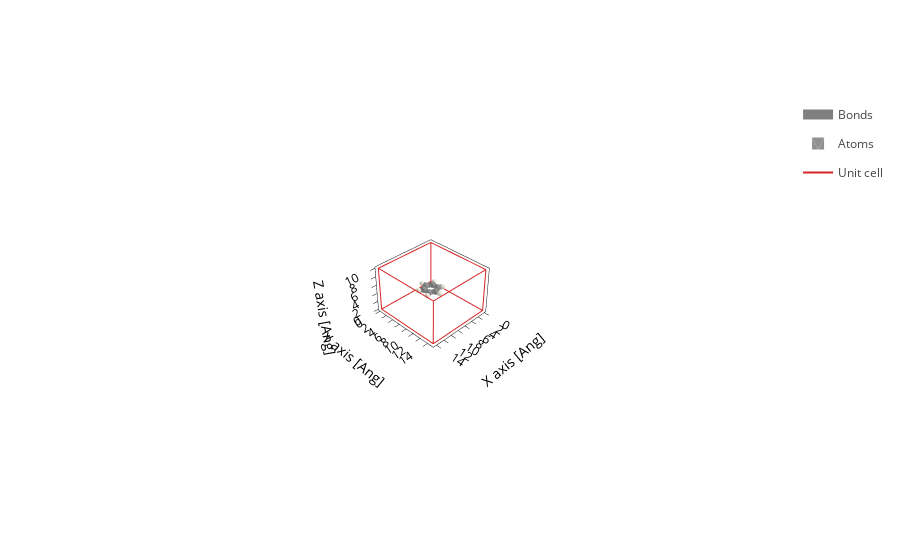

The notebook cell saved with this chart:
### Code cell
ben_centered.plot()

### Figure 1 — Plotly figure (JSON) as saved in the notebook; plotly's stock layout.template omitted (floating-point values rounded to 4 significant figures; data arrays with more than 128 entries replaced by an {"elided": "..."} marker saying what was removed)
{"data": [{"line": {"color": "gray", "width": 10}, "meta": {}, "mode": "lines", "name": "Bonds", "opacity": 1, "type": "scatter3d", "x": {"elided": "252 float values"}, "y": {"elided": "252 float values"}, "z": {"elided": "252 float values"}}, {"alphahull": 0, "color": "#909090", "hovertemplate": "%{meta.position}", "legendgroup": "Atoms", "meta": {"meta": {"Atoms_i": 0}, "position": "(8.23, 7.71, 5.00)"}, "name": "Atoms", "opacity": 1, "showlegend": true, "showscale": false, "type": "mesh3d", "x": {"elided": "225 float values"}, "y": {"elided": "225 float values"}, "z": {"elided": "225 float values"}}, {"alphahull": 0, "color": "#EDEADE", "hovertemplate": "%{meta.position}", "legendgroup": "Atoms", "meta": {"meta": {"Atoms_i": 1}, "position": "(9.20, 8.27, 5.00)"}, "name": "Atoms", "opacity": 1, "showlegend": false, "showscale": false, "type": "mesh3d", "x": {"elided": "225 float values"}, "y": {"elided": "225 float values"}, "z": {"elided": "225 float values"}}, {"alphahull": 0, "color": "#909090", "hovertemplate": "%{meta.position}", "legendgroup": "Atoms", "meta": {"meta": {"Atoms_i": 2}, "position": "(7.00, 8.42, 5.00)"}, "name": "Atoms", "opacity": 1, "showlegend": false, "showscale": false, "type": "mesh3d", "x": {"elided": "225 float values"}, "y": {"elided": "225 float values"}, "z": {"elided": "225 float values"}}, {"alphahull": 0, "color": "#EDEADE", "hovertemplate": "%{meta.position}", "legendgroup": "Atoms", "meta": {"meta": {"Atoms_i": 3}, "position": "(7.00, 9.54, 5.00)"}, "name": "Atoms", "opacity": 1, "showlegend": false, "showscale": false, "type": "mesh3d", "x": {"elided": "225 float values"}, "y": {"elided": "225 float values"}, "z": {"elided": "225 float values"}}, {"alphahull": 0, "color": "#909090", "hovertemplate": "%{meta.position}", "legendgroup": "Atoms", "meta": {"meta": {"Atoms_i": 4}, "position": "(5.77, 7.71, 5.00)"}, "name": "Atoms", "opacity": 1, "showlegend": false, "showscale": false, "type": "mesh3d", "x": {"elided": "225 float values"}, "y": {"elided": "225 float values"}, "z": {"elided": "225 float values"}}, {"alphahull": 0, "color": "#EDEADE", "hovertemplate": "%{meta.position}", "legendgroup": "Atoms", "meta": {"meta": {"Atoms_i": 5}, "position": "(4.80, 8.27, 5.00)"}, "name": "Atoms", "opacity": 1, "showlegend": false, "showscale": false, "type": "mesh3d", "x": {"elided": "225 float values"}, "y": {"elided": "225 float values"}, "z": {"elided": "225 float values"}}, {"alphahull": 0, "color": "#909090", "hovertemplate": "%{meta.position}", "legendgroup": "Atoms", "meta": {"meta": {"Atoms_i": 6}, "position": "(5.77, 6.29, 5.00)"}, "name": "Atoms", "opacity": 1, "showlegend": false, "showscale": false, "type": "mesh3d", "x": {"elided": "225 float values"}, "y": {"elided": "225 float values"}, "z": {"elided": "225 float values"}}, {"alphahull": 0, "color": "#EDEADE", "hovertemplate": "%{meta.position}", "legendgroup": "Atoms", "meta": {"meta": {"Atoms_i": 7}, "position": "(4.80, 5.73, 5.00)"}, "name": "Atoms", "opacity": 1, "showlegend": false, "showscale": false, "type": "mesh3d", "x": {"elided": "225 float values"}, "y": {"elided": "225 float values"}, "z": {"elided": "225 float values"}}, {"alphahull": 0, "color": "#909090", "hovertemplate": "%{meta.position}", "legendgroup": "Atoms", "meta": {"meta": {"Atoms_i": 8}, "position": "(7.00, 5.58, 5.00)"}, "name": "Atoms", "opacity": 1, "showlegend": false, "showscale": false, "type": "mesh3d", "x": {"elided": "225 float values"}, "y": {"elided": "225 float values"}, "z": {"elided": "225 float values"}}, {"alphahull": 0, "color": "#EDEADE", "hovertemplate": "%{meta.position}", "legendgroup": "Atoms", "meta": {"meta": {"Atoms_i": 9}, "position": "(7.00, 4.46, 5.00)"}, "name": "Atoms", "opacity": 1, "showlegend": false, "showscale": false, "type": "mesh3d", "x": {"elided": "225 float values"}, "y": {"elided": "225 float values"}, "z": {"elided": "225 float values"}}, {"alphahull": 0, "color": "#909090", "hovertemplate": "%{meta.position}", "legendgroup": "Atoms", "meta": {"meta": {"Atoms_i": 10}, "position": "(8.23, 6.29, 5.00)"}, "name": "Atoms", "opacity": 1, "showlegend": false, "showscale": false, "type": "mesh3d", "x": {"elided": "225 float values"}, "y": {"elided": "225 float values"}, "z": {"elided": "225 float values"}}, {"alphahull": 0, "color": "#EDEADE", "hovertemplate": "%{meta.position}", "legendgroup": "Atoms", "meta": {"meta": {"Atoms_i": 11}, "position": "(9.20, 5.73, 5.00)"}, "name": "Atoms", "opacity": 1, "showlegend": false, "showscale": false, "type": "mesh3d", "x": {"elided": "225 float values"}, "y": {"elided": "225 float values"}, "z": {"elided": "225 float values"}}, {"meta": {}, "mode": "lines", "name": "Unit cell", "type": "scatter3d", "x": [0.0, 0.0, 14.4, 14.4, 0.0, 0.0, NaN, 0.0, 0.0, 0.0, 14.4, 14.4, 0.0, NaN, 14.4, 14.4, NaN, 14.4, 14.4], "y": [0.0, 15.08, 15.08, 15.08, 15.08, 15.08, NaN, 15.08, 0.0, 0.0, 0.0, 0.0, 0.0, NaN, 15.08, 0.0, NaN, 15.08, 0.0], "z": [0.0, 0.0, 0.0, 10.0, 10.0, 0.0, NaN, 10.0, 10.0, 0.0, 0.0, 10.0, 10.0, NaN, 0.0, 0.0, NaN, 10.0, 10.0]}], "layout": {"autosize": true, "scene": {"aspectmode": "data", "aspectratio": {"x": 1.112, "y": 1.165, "z": 0.7723}, "camera": {"center": {"x": 0, "y": 0, "z": 0}, "eye": {"x": 3.852, "y": 3.852, "z": 3.852}, "projection": {"type": "perspective"}, "up": {"x": 0, "y": 0, "z": 1}}, "xaxis": {"title": {"text": "X axis [Ang]"}, "type": "linear"}, "yaxis": {"title": {"text": "Y axis [Ang]"}, "type": "linear"}, "zaxis": {"title": {"text": "Z axis [Ang]"}, "type": "linear"}}, "xaxis": {"scaleanchor": "y", "scaleratio": 1, "title": {"text": "X axis [Ang]"}}, "yaxis": {"title": {"text": "Y axis [Ang]"}}}}
